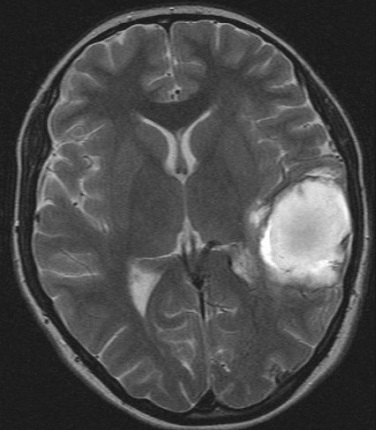
#> input picture IZ/insult.jpg, 376 x 430 px
$ python iz2_smol_canny.py
#> lines starting #> are read from the running program, lines starting #| are printed output that depends on the picture
import cv2

def canny_edge_detection(image_path, low_threshold, high_threshold):
    # Загрузите изображение с диска
#> called with image_path = 'insult.jpg', low_threshold = 50, high_threshold = 150
    original_image = cv2.imread(image_path, 0)  # Чтение изображения в оттенках серого
#> original_image is the input picture: shape (430, 376); min 15, max 255, mean 74.4

    # Применить алгоритм Кенни для обнаружения границ
    edges = cv2.Canny(original_image, low_threshold, high_threshold)
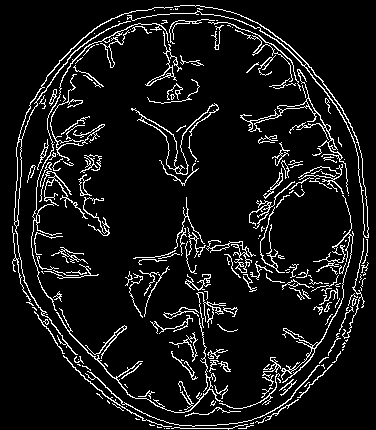
#> edges: shape (430, 376); 8.4% white in thin lines or dots

    # Вывести изображение с обнаруженными границами
    cv2.imshow('Canny Edge Detection', edges)
    cv2.waitKey(0)
    cv2.destroyAllWindows()

# Путь к изображению
image_path = 'insult.jpg'

# Нижний и верхний пороги для алгоритма Кенни
low_threshold = 50
high_threshold = 150

# Вызов функции для обнаружения границ на изображении
canny_edge_detection(image_path, low_threshold, high_threshold)

$ run again, with IZ/evil_tumor.jpg copied over IZ/insult.jpg
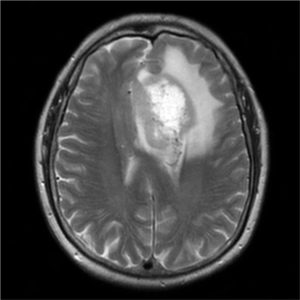
#> input picture IZ/evil_tumor.jpg, 300 x 300 px
#> in canny_edge_detection, original_image is the input picture: shape (300, 300); min 0, max 255, mean 61.5
#> in canny_edge_detection, `edges = cv2.Canny(original_image, low_threshold, high_threshold)`:
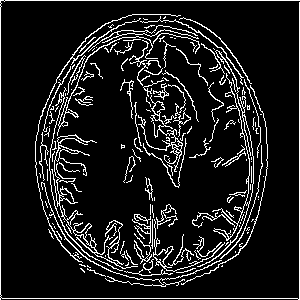
#> edges: shape (300, 300); 10.9% white in thin lines or dots

$ run again, with IZ/evil_tumor2.jpg copied over IZ/insult.jpg
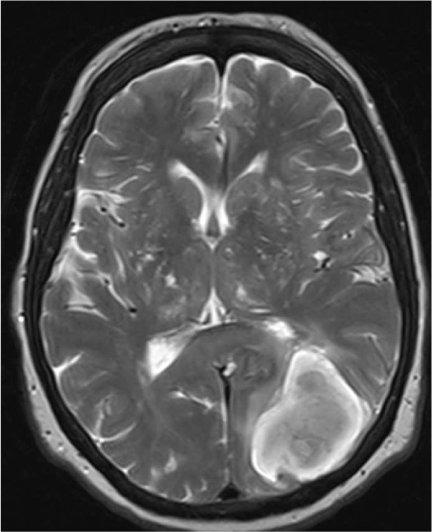
#> input picture IZ/evil_tumor2.jpg, 432 x 532 px
#> in canny_edge_detection, original_image is the input picture: shape (532, 432); min 6, max 255, mean 81.2
#> in canny_edge_detection, `edges = cv2.Canny(original_image, low_threshold, high_threshold)`:
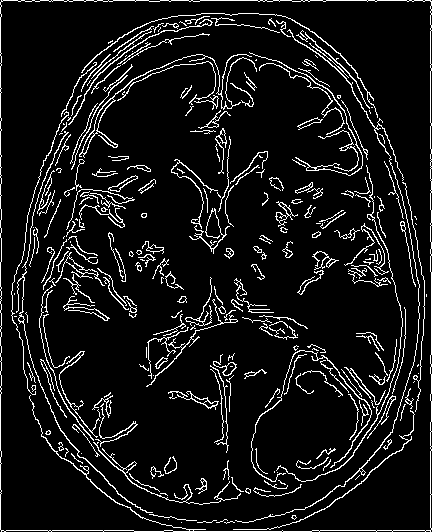
#> edges: shape (532, 432); 8.7% white in thin lines or dots
